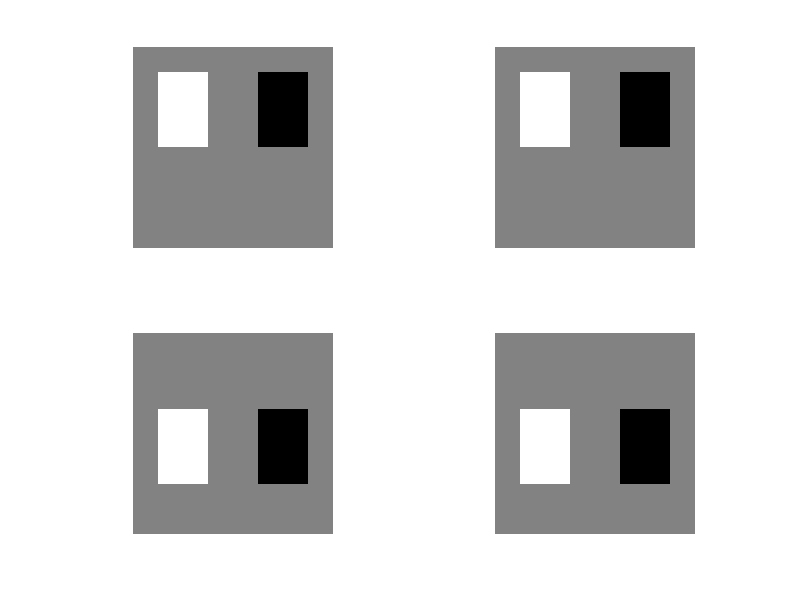

Recreate this plot in MATLAB.
env1 = 30 * ones(8); 
env2 = 10 * ones(8);
w = 224; b = 1;

white1=[0 0 0 0 0 0 0 0;
      0 w w w w 0 0 0;
      0 w w w w 0 0 0;
      0 w w w w 0 0 0;
      0 0 0 0 0 0 0 0;
      0 0 0 0 0 0 0 0;
      0 0 0 0 0 0 0 0;
      0 0 0 0 0 0 0 0;];
white2=[0 0 0 0 0 0 0 0;
      0 0 0 w w w w 0;
      0 0 0 w w w w 0;
      0 0 0 w w w w 0;
      0 0 0 0 0 0 0 0;
      0 0 0 0 0 0 0 0;
      0 0 0 0 0 0 0 0;
      0 0 0 0 0 0 0 0;];
black1=[0 0 0 0 0 0 0 0;
      0 0 0 0 0 0 0 0;
      0 0 0 0 0 0 0 0;
      0 b b b b 0 0 0;
      0 b b b b 0 0 0;
      0 b b b b 0 0 0;
      0 0 0 0 0 0 0 0;
      0 0 0 0 0 0 0 0;];
black2=[0 0 0 0 0 0 0 0;
      0 0 0 0 0 0 0 0;
      0 0 0 0 0 0 0 0;
      0 0 0 b b b b 0;
      0 0 0 b b b b 0;
      0 0 0 b b b b 0;
      0 0 0 0 0 0 0 0;
      0 0 0 0 0 0 0 0;];

whitet1 = (white1+env1)-(white2+env1); 
whitet2 = (white1+env2)-(white2+env2);
blackt1 = (black1+env1)-(black2+env1); 
blackt2 = (black1+env2)-(black2+env2);
I_w1 = mat2gray(whitet1); 
I_w2 = mat2gray(whitet2);
I_b1 = mat2gray(blackt1); 
I_b2 = mat2gray(blackt2);

figure,
subplot(2,2,1);imshow(I_w1);
subplot(2,2,2);imshow(I_w2);
subplot(2,2,3);imshow(I_b1);
subplot(2,2,4);imshow(I_b2);
saveas(gcf,'comparison_subtraction_first.jpg', 'jpg')